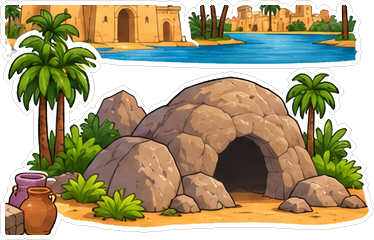
#> input picture musa-firaun/assets/cave.png, 374 x 240 px, given in place of src.jpg, which was not available
$ python render.py ../../musa-firaun/assets/cave.png
#> lines starting #> are read from the running program, lines starting #| are printed output that depends on the picture; pictures that were not available may be replaced by others from this repository, and a replacement may not be noted
import numpy as np, cv2, math, random, subprocess, sys, imageio_ffmpeg
from PIL import Image, ImageDraw, ImageFilter, ImageChops
from elems import E
FPS=30; DUR=20; N=FPS*DUR
src=Image.open('src.jpg').convert('RGB'); base=Image.open('base.png').convert('RGB')
#> after `src = Image.open('src.jpg').convert('RGB')`:
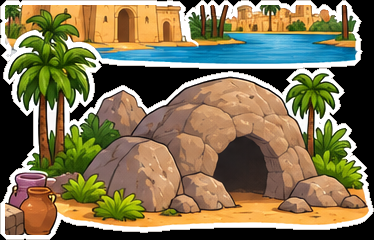
#> src: PIL image 374x240 RGB; mean R, G, B 129.3, 117.2, 84.1
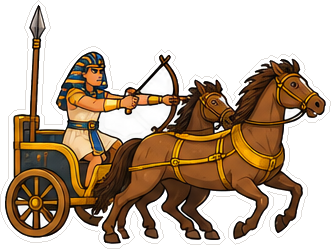
#> input picture musa-firaun/assets/chariot.png, 331 x 249 px, given in place of base.png, which was not available
#> after `base = Image.open('base.png').convert('RGB')`:
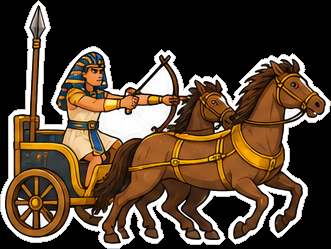
#> base: PIL image 331x249 RGB; mean R, G, B 85, 67, 48.8
W,H=src.size
#> W = 374; H = 240
S=np.asarray(src).astype(np.float32); B=np.asarray(base).astype(np.float32)
L={}
for k,(a,b,c,d) in E.items():
#> (the run stopped early here; a loop or call above may not have finished)
